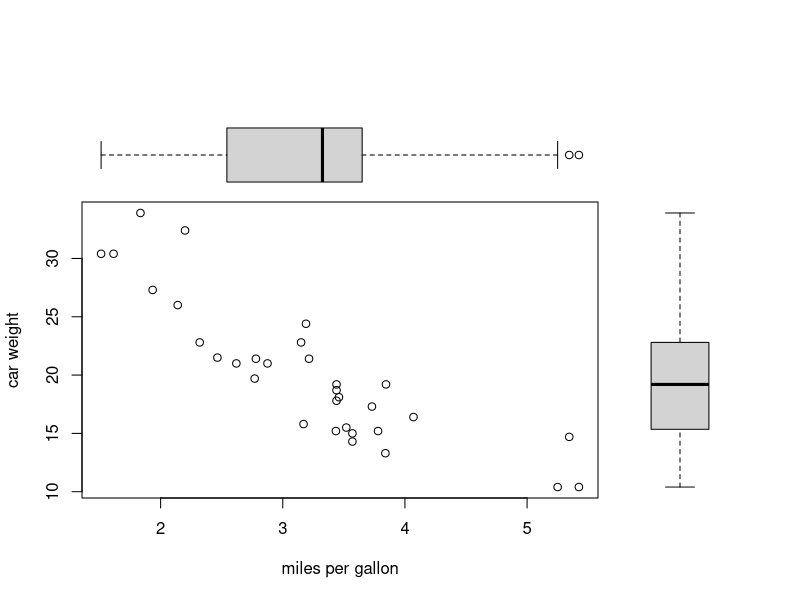

Here is the R script that generated this plot:
#R in action - scatterplot and box plot combined in a graph

par(fig=c(0,.8,0,.8))
plot(mtcars$wt, mtcars$mpg, xlab="miles per gallon", ylab='car weight')
par(fig=c(0,.8, .45, 1), new=T)
boxplot(mtcars$wt, horizontal = T, axes=F)

par(fig=c(0.65, 1, 0, .8), new=T)
boxplot(mtcars$mpg, axes=F)

